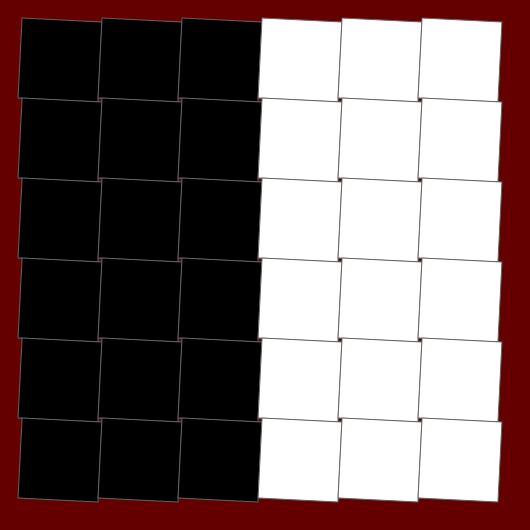
Frame 1 (no input)
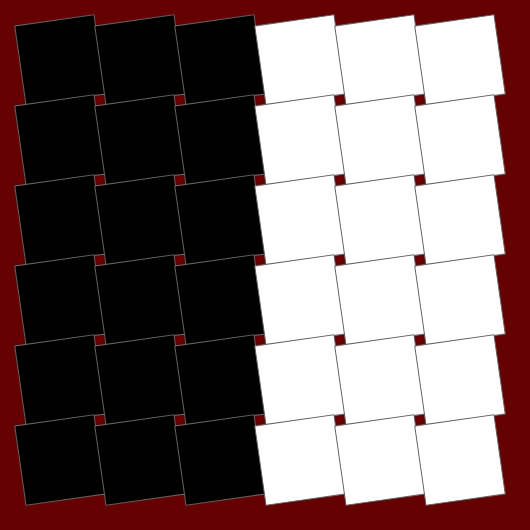
Frame 60 (no input)
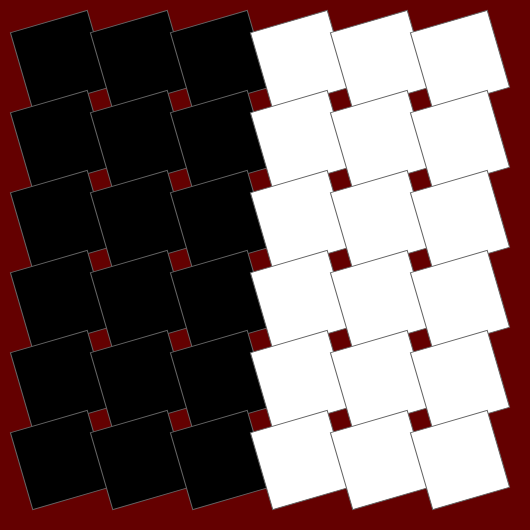
Frame 120 (the mouse pressed at the canvas centre since frame 60)

The p5.js sketch that drew these frames (run headless with seeded random() and noise() and a simulated clock; from frame 60 on, the mouse is pressed at the canvas centre):

// p5.js sketch
// ── sketch.js
var ypos = 60 // bepaalt Y positie van de vierkantjes.
var xpos = 60 // bepaalt de X positie van de vierkantjes.
var xstep = 80 // afstand tussen de vierkantjes op de X positie.
var ystep = 80 // afstand tussen de vierkantjes op de Y positie.

function setup() {
  createCanvas(530,530); // creërt een doek van 530 pixels bij 530 pixels.
  rectMode(CENTER); // zorgt dat de vierkantjes om hun as draaien en niet vanaf linksboven.
}

function draw() {
  stroke(100) //maakt de uitlijning van de vierkantjes grijs waardoor je ziet waar ze samenkomen.
  background(100, 0, 0) // hierdoor is de achtergrond donkerrood.
  for (var kolom = 0; kolom < 6; kolom++) {
    for (var rij = 0; rij < 6; rij++) {
      push()
      translate(xpos + (xstep * kolom), ypos + (ystep * rij))
      rotate(frameCount / 20); // bepaalt de snelheid van de vierkantjes, hoe dichter de framecount bij de 0 is hoe sneller de vierkantjes draaien.
    
        if (kolom < 3) { // als de kolom kleiner is dan 3 wordt de kleur van de vierkantjes (0,0,0) ook wel zwart, en als de kolom groter is dan 3 wordt de kleur van de vierkantjes (255,255,255) ook wel wit.

          fill(0, 0, 0);
        } else {
          fill(255, 255, 255)
       
      }

      rect(0, 0, 80, 80) // zorgt voor de grootte van de vierkantjes.

      pop()
    }
  }
}

// ── style.css
html, body {
  margin: 0;
  padding: 0;
  background: rgb(100, 0, 0) ;
}
canvas {
  display: block;
}
